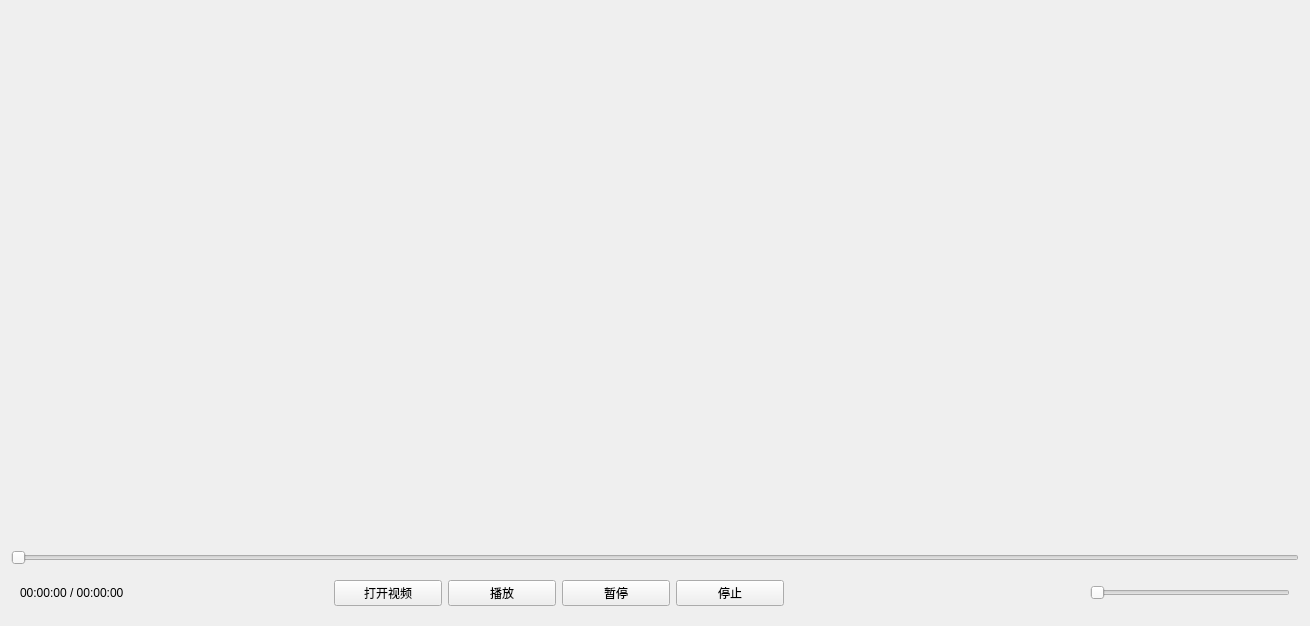
<?xml version="1.0" encoding="UTF-8"?>
<ui version="4.0">
 <class>Widget</class>
 <widget class="QWidget" name="Widget">
  <property name="geometry">
   <rect>
    <x>0</x>
    <y>0</y>
    <width>1310</width>
    <height>626</height>
   </rect>
  </property>
  <property name="windowTitle">
   <string>Widget</string>
  </property>
  <layout class="QVBoxLayout" name="verticalLayout">
   <item>
    <widget class="QWidget" name="widget_2" native="true"/>
   </item>
   <item>
    <widget class="QSlider" name="_timeSlider">
     <property name="orientation">
      <enum>Qt::Horizontal</enum>
     </property>
    </widget>
   </item>
   <item>
    <widget class="QWidget" name="widget" native="true">
     <property name="sizePolicy">
      <sizepolicy hsizetype="Preferred" vsizetype="Maximum">
       <horstretch>0</horstretch>
       <verstretch>0</verstretch>
      </sizepolicy>
     </property>
     <layout class="QHBoxLayout" name="horizontalLayout">
      <item>
       <widget class="QLabel" name="_labTime">
        <property name="sizePolicy">
         <sizepolicy hsizetype="Preferred" vsizetype="Preferred">
          <horstretch>0</horstretch>
          <verstretch>0</verstretch>
         </sizepolicy>
        </property>
        <property name="text">
         <string>00:00:00 / 00:00:00 </string>
        </property>
       </widget>
      </item>
      <item>
       <spacer name="horizontalSpacer_2">
        <property name="orientation">
         <enum>Qt::Horizontal</enum>
        </property>
        <property name="sizeType">
         <enum>QSizePolicy::Minimum</enum>
        </property>
        <property name="sizeHint" stdset="0">
         <size>
          <width>200</width>
          <height>20</height>
         </size>
        </property>
       </spacer>
      </item>
      <item>
       <widget class="QPushButton" name="btnopen">
        <property name="text">
         <string>打开视频</string>
        </property>
       </widget>
      </item>
      <item>
       <widget class="QPushButton" name="btnplayer">
        <property name="text">
         <string>播放</string>
        </property>
       </widget>
      </item>
      <item>
       <widget class="QPushButton" name="btnpause">
        <property name="text">
         <string>暂停</string>
        </property>
       </widget>
      </item>
      <item>
       <widget class="QPushButton" name="btnstop">
        <property name="enabled">
         <bool>true</bool>
        </property>
        <property name="text">
         <string>停止</string>
        </property>
       </widget>
      </item>
      <item>
       <spacer name="horizontalSpacer">
        <property name="orientation">
         <enum>Qt::Horizontal</enum>
        </property>
        <property name="sizeType">
         <enum>QSizePolicy::Minimum</enum>
        </property>
        <property name="sizeHint" stdset="0">
         <size>
          <width>300</width>
          <height>20</height>
         </size>
        </property>
       </spacer>
      </item>
      <item>
       <widget class="QSlider" name="_volumeSlider">
        <property name="sizePolicy">
         <sizepolicy hsizetype="Maximum" vsizetype="Fixed">
          <horstretch>0</horstretch>
          <verstretch>0</verstretch>
         </sizepolicy>
        </property>
        <property name="minimumSize">
         <size>
          <width>200</width>
          <height>0</height>
         </size>
        </property>
        <property name="maximumSize">
         <size>
          <width>500</width>
          <height>22</height>
         </size>
        </property>
        <property name="orientation">
         <enum>Qt::Horizontal</enum>
        </property>
        <property name="tickPosition">
         <enum>QSlider::NoTicks</enum>
        </property>
       </widget>
      </item>
     </layout>
    </widget>
   </item>
  </layout>
 </widget>
 <resources/>
 <connections/>
</ui>
